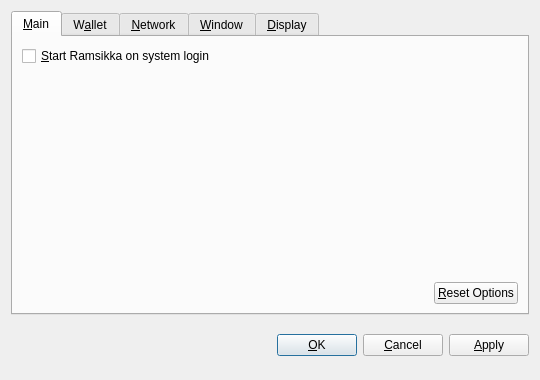
<?xml version="1.0" encoding="UTF-8"?>
<ui version="4.0">
 <class>OptionsDialog</class>
 <widget class="QDialog" name="OptionsDialog">
  <property name="geometry">
   <rect>
    <x>0</x>
    <y>0</y>
    <width>540</width>
    <height>380</height>
   </rect>
  </property>
  <property name="windowTitle">
   <string>Options</string>
  </property>
  <property name="modal">
   <bool>true</bool>
  </property>
  <layout class="QVBoxLayout" name="verticalLayout">
   <item>
    <widget class="QTabWidget" name="tabWidget">
     <property name="tabPosition">
      <enum>QTabWidget::North</enum>
     </property>
     <property name="currentIndex">
      <number>0</number>
     </property>
     <widget class="QWidget" name="tabMain">
      <attribute name="title">
       <string>&amp;Main</string>
      </attribute>
      <layout class="QVBoxLayout" name="verticalLayout_Main">
       <item>
        <widget class="QCheckBox" name="bitcoinAtStartup">
         <property name="toolTip">
          <string>Automatically start Ramsikka after logging in to the system.</string>
         </property>
         <property name="text">
          <string>&amp;Start Ramsikka on system login</string>
         </property>
        </widget>
       </item>
       <item>
        <spacer name="verticalSpacer_Main">
         <property name="orientation">
          <enum>Qt::Vertical</enum>
         </property>
         <property name="sizeHint" stdset="0">
          <size>
           <width>20</width>
           <height>40</height>
          </size>
         </property>
        </spacer>
       </item>
       <item>
        <layout class="QHBoxLayout" name="horizontalLayout_2_Main">
         <item>
          <spacer name="horizontalSpacer_2_Main">
           <property name="orientation">
            <enum>Qt::Horizontal</enum>
           </property>
           <property name="sizeHint" stdset="0">
            <size>
             <width>40</width>
             <height>20</height>
            </size>
           </property>
          </spacer>
         </item>
         <item>
          <widget class="QPushButton" name="resetButton">
           <property name="toolTip">
            <string>Reset all client options to default.</string>
           </property>
           <property name="text">
            <string>&amp;Reset Options</string>
           </property>
           <property name="autoDefault">
            <bool>false</bool>
           </property>
          </widget>
         </item>
        </layout>
       </item>
      </layout>
     </widget>
     <widget class="QWidget" name="tabWallet">
      <attribute name="title">
       <string>W&amp;allet</string>
      </attribute>
      <layout class="QVBoxLayout" name="verticalLayout_Network">
       <item>
        <widget class="QLabel" name="transactionFeeInfoLabel">
         <property name="text">
          <string>Optional transaction fee per kB that helps make sure your transactions are processed quickly. Most transactions are 1 kB.</string>
         </property>
         <property name="textFormat">
          <enum>Qt::PlainText</enum>
         </property>
         <property name="wordWrap">
          <bool>true</bool>
         </property>
        </widget>
       </item>
       <item>
        <layout class="QHBoxLayout" name="horizontalLayout_1_Main">
         <item>
          <widget class="QLabel" name="transactionFeeLabel">
           <property name="text">
            <string>Pay transaction &amp;fee</string>
           </property>
           <property name="textFormat">
            <enum>Qt::PlainText</enum>
           </property>
           <property name="buddy">
            <cstring>transactionFee</cstring>
           </property>
          </widget>
         </item>
         <item>
          <widget class="BitcoinAmountField" name="transactionFee"/>
         </item>
         <item>
          <spacer name="horizontalSpacer_1_Main">
           <property name="orientation">
            <enum>Qt::Horizontal</enum>
           </property>
           <property name="sizeHint" stdset="0">
            <size>
             <width>40</width>
             <height>20</height>
            </size>
           </property>
          </spacer>
         </item>
        </layout>
       </item>
       <item>
        <widget class="QLabel" name="label">
         <property name="text">
          <string>If you disable the spending of unconfirmed change, the change from a transaction cannot be used until that transaction has at least one confirmation. This also affects how your balance is computed.</string>
         </property>
         <property name="wordWrap">
          <bool>true</bool>
         </property>
        </widget>
       </item>
       <item>
        <widget class="QCheckBox" name="spendZeroConfChange">
         <property name="text">
          <string>Spend unconfirmed change  (experts only)</string>
         </property>
        </widget>
       </item>
       <item>
        <spacer name="verticalSpacer">
         <property name="orientation">
          <enum>Qt::Vertical</enum>
         </property>
         <property name="sizeHint" stdset="0">
          <size>
           <width>20</width>
           <height>40</height>
          </size>
         </property>
        </spacer>
       </item>
      </layout>
     </widget>
     <widget class="QWidget" name="tabNetwork">
      <attribute name="title">
       <string>&amp;Network</string>
      </attribute>
      <layout class="QVBoxLayout" name="verticalLayout_Network">
       <item>
        <widget class="QCheckBox" name="mapPortUpnp">
         <property name="toolTip">
          <string>Automatically open the Ramsikka client port on the router. This only works when your router supports UPnP and it is enabled.</string>
         </property>
         <property name="text">
          <string>Map port using &amp;UPnP</string>
         </property>
        </widget>
       </item>
       <item>
        <widget class="QCheckBox" name="connectSocks">
         <property name="toolTip">
          <string>Connect to the Ramsikka network through a SOCKS proxy (e.g. when connecting through Tor).</string>
         </property>
         <property name="text">
          <string>&amp;Connect through SOCKS proxy:</string>
         </property>
        </widget>
       </item>
       <item>
        <layout class="QHBoxLayout" name="horizontalLayout_Network">
         <item>
          <widget class="QLabel" name="proxyIpLabel">
           <property name="text">
            <string>Proxy &amp;IP:</string>
           </property>
           <property name="textFormat">
            <enum>Qt::PlainText</enum>
           </property>
           <property name="buddy">
            <cstring>proxyIp</cstring>
           </property>
          </widget>
         </item>
         <item>
          <widget class="QValidatedLineEdit" name="proxyIp">
           <property name="maximumSize">
            <size>
             <width>140</width>
             <height>16777215</height>
            </size>
           </property>
           <property name="toolTip">
            <string>IP address of the proxy (e.g. 127.0.0.1)</string>
           </property>
          </widget>
         </item>
         <item>
          <widget class="QLabel" name="proxyPortLabel">
           <property name="text">
            <string>&amp;Port:</string>
           </property>
           <property name="textFormat">
            <enum>Qt::PlainText</enum>
           </property>
           <property name="buddy">
            <cstring>proxyPort</cstring>
           </property>
          </widget>
         </item>
         <item>
          <widget class="QLineEdit" name="proxyPort">
           <property name="maximumSize">
            <size>
             <width>55</width>
             <height>16777215</height>
            </size>
           </property>
           <property name="toolTip">
            <string>Port of the proxy (e.g. 9050)</string>
           </property>
          </widget>
         </item>
         <item>
          <widget class="QLabel" name="socksVersionLabel">
           <property name="text">
            <string>SOCKS &amp;Version:</string>
           </property>
           <property name="textFormat">
            <enum>Qt::PlainText</enum>
           </property>
           <property name="buddy">
            <cstring>socksVersion</cstring>
           </property>
          </widget>
         </item>
         <item>
          <widget class="QValueComboBox" name="socksVersion">
           <property name="toolTip">
            <string>SOCKS version of the proxy (e.g. 5)</string>
           </property>
          </widget>
         </item>
         <item>
          <spacer name="horizontalSpacer_Network">
           <property name="orientation">
            <enum>Qt::Horizontal</enum>
           </property>
           <property name="sizeHint" stdset="0">
            <size>
             <width>40</width>
             <height>20</height>
            </size>
           </property>
          </spacer>
         </item>
        </layout>
       </item>
       <item>
        <spacer name="verticalSpacer_Network">
         <property name="orientation">
          <enum>Qt::Vertical</enum>
         </property>
         <property name="sizeHint" stdset="0">
          <size>
           <width>20</width>
           <height>40</height>
          </size>
         </property>
        </spacer>
       </item>
      </layout>
     </widget>
     <widget class="QWidget" name="tabWindow">
      <attribute name="title">
       <string>&amp;Window</string>
      </attribute>
      <layout class="QVBoxLayout" name="verticalLayout_Window">
       <item>
        <widget class="QCheckBox" name="minimizeToTray">
         <property name="toolTip">
          <string>Show only a tray icon after minimizing the window.</string>
         </property>
         <property name="text">
          <string>&amp;Minimize to the tray instead of the taskbar</string>
         </property>
        </widget>
       </item>
       <item>
        <widget class="QCheckBox" name="minimizeOnClose">
         <property name="toolTip">
          <string>Minimize instead of exit the application when the window is closed. When this option is enabled, the application will be closed only after selecting Quit in the menu.</string>
         </property>
         <property name="text">
          <string>M&amp;inimize on close</string>
         </property>
        </widget>
       </item>
       <item>
        <spacer name="verticalSpacer_Window">
         <property name="orientation">
          <enum>Qt::Vertical</enum>
         </property>
         <property name="sizeHint" stdset="0">
          <size>
           <width>20</width>
           <height>40</height>
          </size>
         </property>
        </spacer>
       </item>
      </layout>
     </widget>
     <widget class="QWidget" name="tabDisplay">
      <attribute name="title">
       <string>&amp;Display</string>
      </attribute>
      <layout class="QVBoxLayout" name="verticalLayout_Display">
       <item>
        <layout class="QHBoxLayout" name="horizontalLayout_1_Display">
         <item>
          <widget class="QLabel" name="langLabel">
           <property name="text">
            <string>User Interface &amp;language:</string>
           </property>
           <property name="textFormat">
            <enum>Qt::PlainText</enum>
           </property>
           <property name="buddy">
            <cstring>lang</cstring>
           </property>
          </widget>
         </item>
         <item>
          <widget class="QValueComboBox" name="lang">
           <property name="toolTip">
            <string>The user interface language can be set here. This setting will take effect after restarting Ramsikka.</string>
           </property>
          </widget>
         </item>
        </layout>
       </item>
       <item>
        <layout class="QHBoxLayout" name="horizontalLayout_2_Display">
         <item>
          <widget class="QLabel" name="unitLabel">
           <property name="text">
            <string>&amp;Unit to show amounts in:</string>
           </property>
           <property name="textFormat">
            <enum>Qt::PlainText</enum>
           </property>
           <property name="buddy">
            <cstring>unit</cstring>
           </property>
          </widget>
         </item>
         <item>
          <widget class="QValueComboBox" name="unit">
           <property name="toolTip">
            <string>Choose the default subdivision unit to show in the interface and when sending coins.</string>
           </property>
          </widget>
         </item>
        </layout>
       </item>
       <item>
        <widget class="QCheckBox" name="displayAddresses">
         <property name="toolTip">
          <string>Whether to show Ramsikka addresses in the transaction list or not.</string>
         </property>
         <property name="text">
          <string>&amp;Display addresses in transaction list</string>
         </property>
        </widget>
       </item>
       <item>
        <widget class="QCheckBox" name="coinControlFeatures">
         <property name="toolTip">
          <string>Whether to show coin control features or not.</string>
         </property>
         <property name="text">
          <string>Display coin &amp;control features (experts only!)</string>
         </property>
        </widget>
       </item>
       <item>
        <spacer name="verticalSpacer_Display">
         <property name="orientation">
          <enum>Qt::Vertical</enum>
         </property>
         <property name="sizeHint" stdset="0">
          <size>
           <width>20</width>
           <height>40</height>
          </size>
         </property>
        </spacer>
       </item>
      </layout>
     </widget>
    </widget>
   </item>
   <item>
    <layout class="QHBoxLayout" name="horizontalLayout_Buttons">
     <item>
      <spacer name="horizontalSpacer_1">
       <property name="orientation">
        <enum>Qt::Horizontal</enum>
       </property>
       <property name="sizeHint" stdset="0">
        <size>
         <width>40</width>
         <height>48</height>
        </size>
       </property>
      </spacer>
     </item>
     <item>
      <widget class="QLabel" name="statusLabel">
       <property name="font">
        <font>
         <weight>75</weight>
         <bold>true</bold>
        </font>
       </property>
       <property name="text">
        <string/>
       </property>
       <property name="textFormat">
        <enum>Qt::PlainText</enum>
       </property>
       <property name="wordWrap">
        <bool>true</bool>
       </property>
      </widget>
     </item>
     <item>
      <spacer name="horizontalSpacer_2">
       <property name="orientation">
        <enum>Qt::Horizontal</enum>
       </property>
       <property name="sizeHint" stdset="0">
        <size>
         <width>40</width>
         <height>48</height>
        </size>
       </property>
      </spacer>
     </item>
     <item>
      <widget class="QPushButton" name="okButton">
       <property name="text">
        <string>&amp;OK</string>
       </property>
      </widget>
     </item>
     <item>
      <widget class="QPushButton" name="cancelButton">
       <property name="text">
        <string>&amp;Cancel</string>
       </property>
       <property name="autoDefault">
        <bool>false</bool>
       </property>
      </widget>
     </item>
     <item>
      <widget class="QPushButton" name="applyButton">
       <property name="text">
        <string>&amp;Apply</string>
       </property>
       <property name="autoDefault">
        <bool>false</bool>
       </property>
      </widget>
     </item>
    </layout>
   </item>
  </layout>
 </widget>
 <customwidgets>
  <customwidget>
   <class>BitcoinAmountField</class>
   <extends>QSpinBox</extends>
   <header>bitcoinamountfield.h</header>
  </customwidget>
  <customwidget>
   <class>QValueComboBox</class>
   <extends>QComboBox</extends>
   <header>qvaluecombobox.h</header>
  </customwidget>
  <customwidget>
   <class>QValidatedLineEdit</class>
   <extends>QLineEdit</extends>
   <header>qvalidatedlineedit.h</header>
  </customwidget>
 </customwidgets>
 <resources/>
 <connections/>
</ui>
